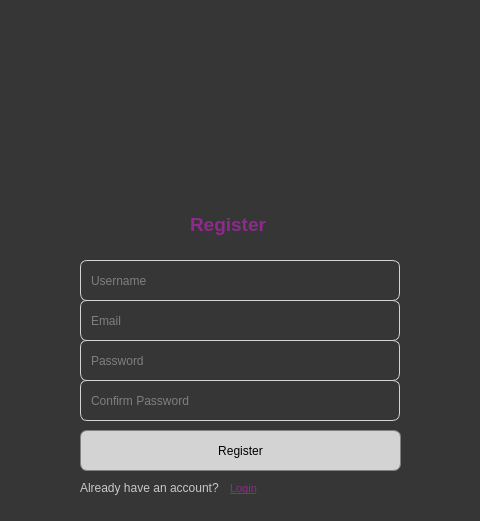
<?xml version="1.0" encoding="UTF-8"?>
<ui version="4.0">
 <class>Dialog</class>
 <widget class="QDialog" name="Dialog">
  <property name="geometry">
   <rect>
    <x>0</x>
    <y>0</y>
    <width>480</width>
    <height>521</height>
   </rect>
  </property>
  <property name="windowTitle">
   <string>Dialog</string>
  </property>
  <property name="styleSheet">
   <string notr="true">background-color: rgb(54, 54, 54);</string>
  </property>
  <widget class="QLabel" name="label">
   <property name="geometry">
    <rect>
     <x>40</x>
     <y>100</y>
     <width>400</width>
     <height>100</height>
    </rect>
   </property>
   <property name="text">
    <string/>
   </property>
   <property name="pixmap">
    <pixmap>lgo.png</pixmap>
   </property>
  </widget>
  <widget class="QLineEdit" name="Username">
   <property name="geometry">
    <rect>
     <x>80</x>
     <y>260</y>
     <width>320</width>
     <height>41</height>
    </rect>
   </property>
   <property name="styleSheet">
    <string notr="true">QLineEdit {
    border: 1px solid lightgray;
	color: rgb(200, 200, 200);
    border-top-left-radius: 7px;
    border-bottom-left-radius: 7px;
	border-top-right-radius: 7px;
    border-bottom-right-radius: 7px;
    /* Other corners will be sharp by default or implicitly 0 if not set */
	padding: 8px; /* Adds 5 pixels of padding on all sides */
}</string>
   </property>
   <property name="placeholderText">
    <string>Username</string>
   </property>
  </widget>
  <widget class="QLineEdit" name="Password">
   <property name="geometry">
    <rect>
     <x>80</x>
     <y>340</y>
     <width>320</width>
     <height>41</height>
    </rect>
   </property>
   <property name="styleSheet">
    <string notr="true">QLineEdit {
    border: 1px solid lightgray;
	color: rgb(200, 200, 200);
    border-top-left-radius: 7px;
    border-bottom-left-radius: 7px;
	border-top-right-radius: 7px;
    border-bottom-right-radius: 7px;
    /* Other corners will be sharp by default or implicitly 0 if not set */
	padding: 8px; /* Adds 5 pixels of padding on all sides */
}</string>
   </property>
   <property name="placeholderText">
    <string>Password</string>
   </property>
  </widget>
  <widget class="QPushButton" name="Register">
   <property name="geometry">
    <rect>
     <x>80</x>
     <y>430</y>
     <width>321</width>
     <height>41</height>
    </rect>
   </property>
   <property name="styleSheet">
    <string notr="true">QPushButton {
    background-color: lightgray; /* Apply background color to the button */
    border: 1px solid gray;      /* Always good to define a border when using border-radius */
    border-top-left-radius: 7px;
    border-bottom-left-radius: 7px;
    border-top-right-radius: 7px;
    border-bottom-right-radius: 7px;
}

QPushButton#Login:hover {
    color: #0056b3;              /* Darker blue on hover */
    text-decoration: underline;  /* Ensure underline stays on hover */
}</string>
   </property>
   <property name="text">
    <string>Register</string>
   </property>
   <property name="default">
    <bool>true</bool>
   </property>
  </widget>
  <widget class="QPushButton" name="loginButton">
   <property name="geometry">
    <rect>
     <x>230</x>
     <y>480</y>
     <width>51</width>
     <height>16</height>
    </rect>
   </property>
   <property name="styleSheet">
    <string notr="true">QPushButton#loginButton {
    background-color: transparent; /* Keep this */
    border: none;                /* Keep this */
    color: rgb(144, 39, 144);
    text-decoration: underline;
    font-size: 8pt;
    text-align: left;
    /* This next line is often the magic bullet for stubborn backgrounds */
    qproperty-flat: true; /* This explicitly sets the flat property via stylesheet */
}

QPushButton#loginButton:hover {
    color: #0056b3;
    text-decoration: underline;
}</string>
   </property>
   <property name="text">
    <string>Login</string>
   </property>
  </widget>
  <widget class="QLabel" name="label_2">
   <property name="geometry">
    <rect>
     <x>80</x>
     <y>480</y>
     <width>147</width>
     <height>16</height>
    </rect>
   </property>
   <property name="styleSheet">
    <string notr="true">color: rgb(200, 200, 200);</string>
   </property>
   <property name="text">
    <string>Already have an account?</string>
   </property>
  </widget>
  <widget class="QLabel" name="label_3">
   <property name="geometry">
    <rect>
     <x>190</x>
     <y>210</y>
     <width>100</width>
     <height>30</height>
    </rect>
   </property>
   <property name="text">
    <string>&lt;html&gt;&lt;head/&gt;&lt;body&gt;&lt;p&gt;&lt;span style=&quot; font-size:14pt; font-weight:600; color:#8f298d;&quot;&gt;Register&lt;/span&gt;&lt;/p&gt;&lt;/body&gt;&lt;/html&gt;</string>
   </property>
  </widget>
  <widget class="QLineEdit" name="Password_2">
   <property name="geometry">
    <rect>
     <x>80</x>
     <y>380</y>
     <width>320</width>
     <height>41</height>
    </rect>
   </property>
   <property name="styleSheet">
    <string notr="true">QLineEdit {
    border: 1px solid lightgray;
	color: rgb(200, 200, 200);
    border-top-left-radius: 7px;
    border-bottom-left-radius: 7px;
	border-top-right-radius: 7px;
    border-bottom-right-radius: 7px;
    /* Other corners will be sharp by default or implicitly 0 if not set */
	padding: 8px; /* Adds 5 pixels of padding on all sides */
}</string>
   </property>
   <property name="placeholderText">
    <string>Confirm Password</string>
   </property>
  </widget>
  <widget class="QLineEdit" name="EmailRegister">
   <property name="geometry">
    <rect>
     <x>80</x>
     <y>300</y>
     <width>320</width>
     <height>41</height>
    </rect>
   </property>
   <property name="styleSheet">
    <string notr="true">QLineEdit {
    border: 1px solid lightgray;
	color: rgb(200, 200, 200);
    border-top-left-radius: 7px;
    border-bottom-left-radius: 7px;
	border-top-right-radius: 7px;
    border-bottom-right-radius: 7px;
    /* Other corners will be sharp by default or implicitly 0 if not set */
	padding: 8px; /* Adds 5 pixels of padding on all sides */
}</string>
   </property>
   <property name="placeholderText">
    <string>Email</string>
   </property>
  </widget>
  <widget class="QLabel" name="ErrorRegister">
   <property name="geometry">
    <rect>
     <x>80</x>
     <y>500</y>
     <width>321</width>
     <height>17</height>
    </rect>
   </property>
   <property name="styleSheet">
    <string notr="true">color: rgb(255, 0, 4);
 font-size: 8pt;</string>
   </property>
   <property name="text">
    <string>&lt;html&gt;&lt;head/&gt;&lt;body&gt;&lt;p&gt;&lt;br/&gt;&lt;/p&gt;&lt;/body&gt;&lt;/html&gt;</string>
   </property>
  </widget>
 </widget>
 <tabstops>
  <tabstop>Username</tabstop>
  <tabstop>EmailRegister</tabstop>
  <tabstop>Password</tabstop>
  <tabstop>Password_2</tabstop>
  <tabstop>Register</tabstop>
  <tabstop>loginButton</tabstop>
 </tabstops>
 <resources/>
 <connections/>
</ui>
